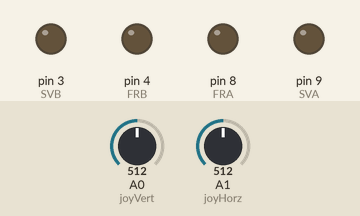
The sketch below on a simulated Arduino Uno, built with avr-gcc and run on an emulated ATmega328P. Shown: output pins drawn as LEDs (lit = HIGH). Inputs (shaded band) come from the test bench; at power-on: A0 (joyVert) = 512, A1 (joyHorz) = 512.

Above: at 1.2 s.
1.3 s: A0 (joyVert) set to 466
2.8 s: A0 (joyVert) set to 459
At 4.0 s:
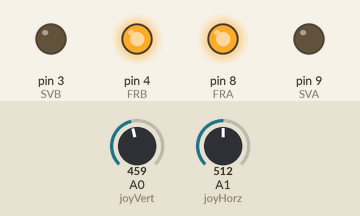
4.3 s: A1 (joyHorz) set to 450
At 5.5 s:
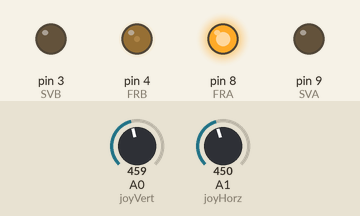
5.8 s: A1 (joyHorz) set to 470
At 6.4 s:
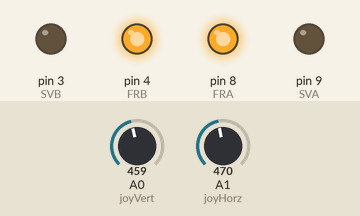
7.3 s: A1 (joyHorz) set to 556
8.8 s: A1 (joyHorz) set to 572
At 9.1 s:
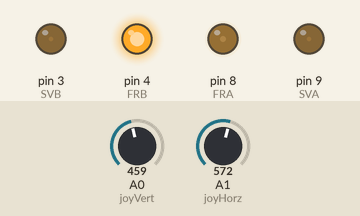
Timing chart, 0 to 11.3 s (numbered marks = the images above; inputs shaded):
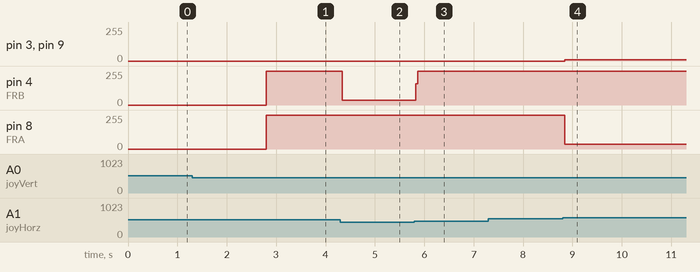

Measured:
- the behaviour switches between 460 and 459 on A0 (joyVert) (found by bisection; images 0 and 1)
- the behaviour switches between 564 and 565 on A1 (joyHorz) (found by bisection; images 3 and 4)
- after the input at 1.3 s, every drawn part: stays the same
- after the input at 2.8 s, pin 4 (FRB), pin 8 (FRA): 0/255 → 255/255 at once
- after the input at 4.3 s, pin 4 (FRB): 255/255 → 35/255 at once
- after the input at 5.8 s, pin 4 (FRB): 35/255 → 255/255 at once
- after the input at 7.3 s, every drawn part: stays the same
- after the input at 8.8 s, pin 3 (SVB), pin 9 (SVA): 0/255 → 9/255 at once; pin 8 (FRA): 255/255 → 35/255 at once

The sketch:

Crawler_Rev_26.ino
```cpp
// LARGE CRAWLER TEST MINI JOYSTICK ONLY
// This one almost works correctly.
// Black wire to motor driver GND hooked up to breadboard GND & looped to EN on motor driver.

// Motor A (Left Motor)
int SVA = 9; // Motor controller SV (white wire)
int FRA = 8; // Motor controller F/R (red wire)

// Motor B (Right Motor)
int SVB = 3; // Motor controller SV (white wire)
int FRB = 4; // Motor controller F/R (red wire)

// Joystick Input
int joyVert = A0; // Vertical
int joyHorz = A1; // Horizontal

// Motor Speed Value - Start at zero
int MotorSpeed = 0;

// Joystick Values - Start at 512 (middle position)
int joyposVert = 512;
int joyposHorz = 512;

void setup()
{
  // Set all the motor control pins to outputs
  pinMode(SVA, OUTPUT); // Motor controller A SV (white wire)
  pinMode(SVB, OUTPUT); // Motor controller B SV (white wire)
  pinMode(FRA, OUTPUT); // Motor controller A F/R (red wire)
  pinMode(FRB, OUTPUT); // Motor controller B F/R (red wire)

 // Start with motors enabled and direction forward
  // Motor A (Left Motor)
  digitalWrite(FRA, LOW);
  // Motor B (Right Motor)
  digitalWrite(FRB, LOW);
}

void loop() {

  // Read the Joystick Vert
  joyposVert = analogRead(joyVert);
  // Determine if this is a forward or backward motion & Apply results to MotorSpeed

  if (joyposVert < 460) // This is Backward
  {
    // Set Motor A (Left Motor) backward
    digitalWrite(FRA, HIGH); // Motor controller A F/R (red wire)
    // Set Motor B (Right Motor) backward
    digitalWrite(FRB, HIGH); // Motor controller B F/R (red wire)

    //Determine Motor Speeds
    MotorSpeed = map(joyposVert, 460, 0, 0, 255);
    // Send the motor speed to both motor controllers.
    analogWrite(SVA, MotorSpeed);
    analogWrite(SVB, MotorSpeed);
  }
  else if (joyposVert > 564)
  {
    // This is Forward
    // Set Motor A (Left Motor) forward
    digitalWrite(FRA, LOW);
    // Set Motor B (Right Motor) forward
    digitalWrite(FRB, LOW);

    //Determine Motor Speed
    MotorSpeed = map(joyposVert, 550, 1023, 0, 255);
    // Send the motor speed to both motor controllers.
    analogWrite(SVA, MotorSpeed);
    analogWrite(SVB, MotorSpeed);
  }

  // Now do the steering - Read The Horizontal Axis
  joyposHorz = analogRead(joyHorz);
  // Determine if this is a forward or backward motion & Apply results to MotorSpeed

  if (joyposHorz < 460)
  {
    // Move Left
    // Set Motor A (Left Motor) BACKWARD
    digitalWrite(FRA, HIGH);
    // Set Motor B (Right Motor) FORWARD
    digitalWrite(FRB, LOW);

    //Determine Motorspeed
    MotorSpeed = map(joyposHorz, 460, 0, 0, 255);

    // Send the motor speed to both motor controllers.
    analogWrite(SVA, MotorSpeed);
    analogWrite(SVB, MotorSpeed);
  }
  else if (joyposHorz > 564)
  {
    // Move Right
     // Set Motor A (Left Motor) forward
    digitalWrite(FRA, LOW);
    // Set Motor B (Right Motor) forward
    digitalWrite(FRB, HIGH);
    // Determine Motor speed
    MotorSpeed = map(joyposHorz, 550, 1023, 0, 255);

    // Send the motor speed to both motor controllers.
    analogWrite(SVA, MotorSpeed);
    analogWrite(SVB, MotorSpeed);
  }
  else
  {
    // This is Stopped
    MotorSpeed = 0;
  }
    // Adjust to prevent "buzzing" at very low speed
  if (MotorSpeed < 10)MotorSpeed = 0;
    // Don't exceed range of 0-255 for motor speeds
  if (MotorSpeed > 255)MotorSpeed = 255;
  if (MotorSpeed < 0)MotorSpeed = 0;

  // Send the motor speed to both motor controllers.
  //analogWrite(SVA, MotorSpeed);
  //analogWrite(SVB, MotorSpeed);

 delay (1);
}
```

Crawler_Rev_0.ino
```cpp
//Crawler Rev_0

#include <PS2X_lib.h>
```
